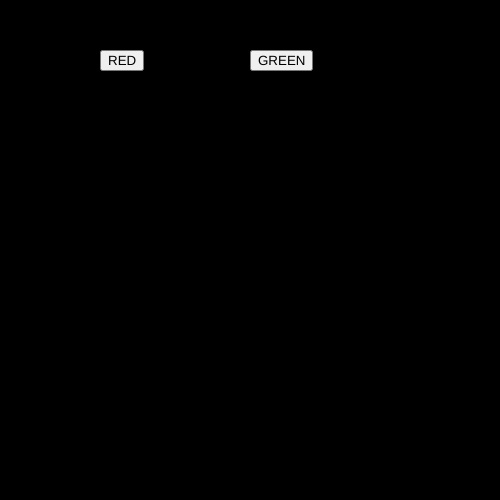
Frame 1 (no input)
Frame 60 (no input): identical to frame 1, image omitted
Frame 120 (the mouse pressed at the canvas centre since frame 60): identical to frame 1, image omitted

The p5.js sketch that drew this single still picture (run headless with seeded random() and noise() and a simulated clock; from frame 60 on, the mouse is pressed at the canvas centre):

// p5.js sketch
// ── sketch.js
var btn_red;
var btn_green;
var green_bg;
var red_bg;

var r = 0;
var g = 0;
var b = 0;

function setup() {
createCanvas(500, 500); 

    btn_red =  createButton("RED");
    btn_red.position(100,50);
    btn_red.mousePressed(red_bg);
  
    btn_green = createButton("GREEN");
    btn_green.position(250,50);
    btn_green.mousePressed(green_bg);

}




function draw() {
  background(r,g,b);
}

function red_bg()
 {
  r = 255;
  g = 0;
  b =0;
}
